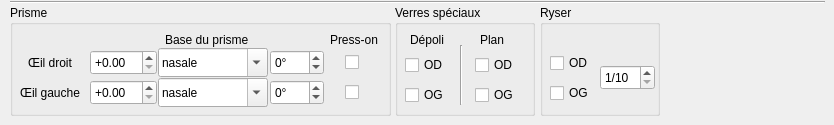
    <widget class="QFrame" name="frame_Detail">
     <property name="minimumSize">
      <size>
       <width>0</width>
       <height>125</height>
      </size>
     </property>
     <property name="maximumSize">
      <size>
       <width>16777215</width>
       <height>125</height>
      </size>
     </property>
     <property name="frameShape">
      <enum>QFrame::NoFrame</enum>
     </property>
     <property name="frameShadow">
      <enum>QFrame::Raised</enum>
     </property>
     <widget class="UpGroupBox" name="PrismeGroupBox">
      <property name="geometry">
       <rect>
        <x>10</x>
        <y>5</y>
        <width>381</width>
        <height>111</height>
       </rect>
      </property>
      <property name="title">
       <string>Prisme</string>
      </property>
      <widget class="UpDoubleSpinBox" name="PrismeOD">
       <property name="geometry">
        <rect>
         <x>80</x>
         <y>45</y>
         <width>67</width>
         <height>25</height>
        </rect>
       </property>
       <property name="focusPolicy">
        <enum>Qt::WheelFocus</enum>
       </property>
       <property name="prefix">
        <string>+</string>
       </property>
       <property name="minimum">
        <double>0.000000000000000</double>
       </property>
       <property name="maximum">
        <double>8.000000000000000</double>
       </property>
       <property name="singleStep">
        <double>0.500000000000000</double>
       </property>
      </widget>
      <widget class="QLabel" name="labelBasePrisme">
       <property name="geometry">
        <rect>
         <x>155</x>
         <y>25</y>
         <width>95</width>
         <height>20</height>
        </rect>
       </property>
       <property name="text">
        <string>Base du prisme</string>
       </property>
      </widget>
      <widget class="QComboBox" name="BasePrismeTextOGComboBox">
       <property name="geometry">
        <rect>
         <x>148</x>
         <y>73</y>
         <width>110</width>
         <height>29</height>
        </rect>
       </property>
       <property name="editable">
        <bool>true</bool>
       </property>
       <property name="currentIndex">
        <number>0</number>
       </property>
       <item>
        <property name="text">
         <string>nasale</string>
        </property>
       </item>
       <item>
        <property name="text">
         <string>supérieure</string>
        </property>
       </item>
       <item>
        <property name="text">
         <string>temporale</string>
        </property>
       </item>
       <item>
        <property name="text">
         <string>inférieure</string>
        </property>
       </item>
      </widget>
      <widget class="UpDoubleSpinBox" name="PrismeOG">
       <property name="geometry">
        <rect>
         <x>80</x>
         <y>75</y>
         <width>67</width>
         <height>25</height>
        </rect>
       </property>
       <property name="focusPolicy">
        <enum>Qt::WheelFocus</enum>
       </property>
       <property name="prefix">
        <string>+</string>
       </property>
       <property name="minimum">
        <double>0.000000000000000</double>
       </property>
       <property name="maximum">
        <double>8.000000000000000</double>
       </property>
       <property name="singleStep">
        <double>0.500000000000000</double>
       </property>
      </widget>
      <widget class="UpSpinBox" name="BasePrismeOD">
       <property name="geometry">
        <rect>
         <x>260</x>
         <y>45</y>
         <width>54</width>
         <height>25</height>
        </rect>
       </property>
       <property name="wrapping">
        <bool>true</bool>
       </property>
       <property name="suffix">
        <string>°</string>
       </property>
       <property name="maximum">
        <number>355</number>
       </property>
       <property name="singleStep">
        <number>5</number>
       </property>
      </widget>
      <widget class="QComboBox" name="BasePrismeTextODComboBox">
       <property name="geometry">
        <rect>
         <x>148</x>
         <y>43</y>
         <width>110</width>
         <height>29</height>
        </rect>
       </property>
       <property name="editable">
        <bool>true</bool>
       </property>
       <property name="currentIndex">
        <number>0</number>
       </property>
       <item>
        <property name="text">
         <string>nasale</string>
        </property>
       </item>
       <item>
        <property name="text">
         <string>supérieure</string>
        </property>
       </item>
       <item>
        <property name="text">
         <string>temporale</string>
        </property>
       </item>
       <item>
        <property name="text">
         <string>inférieure</string>
        </property>
       </item>
      </widget>
      <widget class="UpSpinBox" name="BasePrismeOG">
       <property name="geometry">
        <rect>
         <x>260</x>
         <y>75</y>
         <width>54</width>
         <height>25</height>
        </rect>
       </property>
       <property name="wrapping">
        <bool>true</bool>
       </property>
       <property name="suffix">
        <string>°</string>
       </property>
       <property name="maximum">
        <number>355</number>
       </property>
       <property name="singleStep">
        <number>5</number>
       </property>
      </widget>
      <widget class="QLabel" name="label_3">
       <property name="geometry">
        <rect>
         <x>320</x>
         <y>25</y>
         <width>55</width>
         <height>20</height>
        </rect>
       </property>
       <property name="text">
        <string>Press-on</string>
       </property>
      </widget>
      <widget class="QCheckBox" name="PressonODCheckBox">
       <property name="geometry">
        <rect>
         <x>335</x>
         <y>47</y>
         <width>21</width>
         <height>20</height>
        </rect>
       </property>
       <property name="focusPolicy">
        <enum>Qt::NoFocus</enum>
       </property>
       <property name="text">
        <string/>
       </property>
      </widget>
      <widget class="QCheckBox" name="PressonOGCheckBox">
       <property name="geometry">
        <rect>
         <x>335</x>
         <y>77</y>
         <width>21</width>
         <height>20</height>
        </rect>
       </property>
       <property name="focusPolicy">
        <enum>Qt::NoFocus</enum>
       </property>
       <property name="text">
        <string/>
       </property>
      </widget>
      <widget class="QLabel" name="ODQLabel_2">
       <property name="geometry">
        <rect>
         <x>5</x>
         <y>50</y>
         <width>70</width>
         <height>16</height>
        </rect>
       </property>
       <property name="text">
        <string>Œil droit</string>
       </property>
       <property name="alignment">
        <set>Qt::AlignCenter</set>
       </property>
      </widget>
      <widget class="QLabel" name="OGQLabel_2">
       <property name="geometry">
        <rect>
         <x>5</x>
         <y>80</y>
         <width>70</width>
         <height>16</height>
        </rect>
       </property>
       <property name="text">
        <string>Œil gauche</string>
       </property>
       <property name="alignment">
        <set>Qt::AlignCenter</set>
       </property>
      </widget>
     </widget>
     <widget class="UpGroupBox" name="VerresSpeciauxGroupBox">
      <property name="geometry">
       <rect>
        <x>395</x>
        <y>5</y>
        <width>140</width>
        <height>111</height>
       </rect>
      </property>
      <property name="title">
       <string>Verres spéciaux</string>
      </property>
      <widget class="QLabel" name="label">
       <property name="geometry">
        <rect>
         <x>15</x>
         <y>25</y>
         <width>41</width>
         <height>20</height>
        </rect>
       </property>
       <property name="text">
        <string>Dépoli</string>
       </property>
      </widget>
      <widget class="QLabel" name="label_2">
       <property name="geometry">
        <rect>
         <x>85</x>
         <y>25</y>
         <width>31</width>
         <height>20</height>
        </rect>
       </property>
       <property name="text">
        <string>Plan</string>
       </property>
      </widget>
      <widget class="Line" name="line_3">
       <property name="geometry">
        <rect>
         <x>65</x>
         <y>40</y>
         <width>3</width>
         <height>60</height>
        </rect>
       </property>
       <property name="orientation">
        <enum>Qt::Vertical</enum>
       </property>
      </widget>
      <widget class="QCheckBox" name="DepoliODCheckBox">
       <property name="geometry">
        <rect>
         <x>10</x>
         <y>50</y>
         <width>45</width>
         <height>20</height>
        </rect>
       </property>
       <property name="focusPolicy">
        <enum>Qt::NoFocus</enum>
       </property>
       <property name="text">
        <string>OD</string>
       </property>
      </widget>
      <widget class="QCheckBox" name="DepoliOGCheckBox">
       <property name="geometry">
        <rect>
         <x>10</x>
         <y>80</y>
         <width>45</width>
         <height>20</height>
        </rect>
       </property>
       <property name="focusPolicy">
        <enum>Qt::NoFocus</enum>
       </property>
       <property name="text">
        <string>OG</string>
       </property>
      </widget>
      <widget class="QCheckBox" name="PlanODCheckBox">
       <property name="geometry">
        <rect>
         <x>80</x>
         <y>50</y>
         <width>45</width>
         <height>20</height>
        </rect>
       </property>
       <property name="focusPolicy">
        <enum>Qt::NoFocus</enum>
       </property>
       <property name="text">
        <string>OD</string>
       </property>
      </widget>
      <widget class="QCheckBox" name="PlanOGCheckBox">
       <property name="geometry">
        <rect>
         <x>80</x>
         <y>80</y>
         <width>45</width>
         <height>20</height>
        </rect>
       </property>
       <property name="focusPolicy">
        <enum>Qt::NoFocus</enum>
       </property>
       <property name="text">
        <string>OG</string>
       </property>
      </widget>
     </widget>
     <widget class="UpGroupBox" name="RyserGroupBox">
      <property name="geometry">
       <rect>
        <x>540</x>
        <y>5</y>
        <width>120</width>
        <height>111</height>
       </rect>
      </property>
      <property name="title">
       <string>Ryser</string>
      </property>
      <widget class="UpSpinBox" name="RyserSpinBox">
       <property name="geometry">
        <rect>
         <x>60</x>
         <y>60</y>
         <width>55</width>
         <height>25</height>
        </rect>
       </property>
       <property name="focusPolicy">
        <enum>Qt::NoFocus</enum>
       </property>
       <property name="inputMethodHints">
        <set>Qt::ImhDigitsOnly</set>
       </property>
       <property name="suffix">
        <string>/10</string>
       </property>
       <property name="minimum">
        <number>1</number>
       </property>
       <property name="maximum">
        <number>9</number>
       </property>
      </widget>
      <widget class="QCheckBox" name="RyserODCheckBox">
       <property name="geometry">
        <rect>
         <x>10</x>
         <y>48</y>
         <width>45</width>
         <height>20</height>
        </rect>
       </property>
       <property name="focusPolicy">
        <enum>Qt::NoFocus</enum>
       </property>
       <property name="text">
        <string>OD</string>
       </property>
       <property name="autoExclusive">
        <bool>false</bool>
       </property>
      </widget>
      <widget class="QCheckBox" name="RyserOGCheckBox">
       <property name="geometry">
        <rect>
         <x>10</x>
         <y>78</y>
         <width>45</width>
         <height>20</height>
        </rect>
       </property>
       <property name="focusPolicy">
        <enum>Qt::NoFocus</enum>
       </property>
       <property name="text">
        <string>OG</string>
       </property>
       <property name="autoExclusive">
        <bool>false</bool>
       </property>
      </widget>
     </widget>
     <widget class="Line" name="line_7">
      <property name="geometry">
       <rect>
        <x>10</x>
        <y>0</y>
        <width>815</width>
        <height>5</height>
       </rect>
      </property>
      <property name="orientation">
       <enum>Qt::Horizontal</enum>
      </property>
     </widget>
    </widget>
